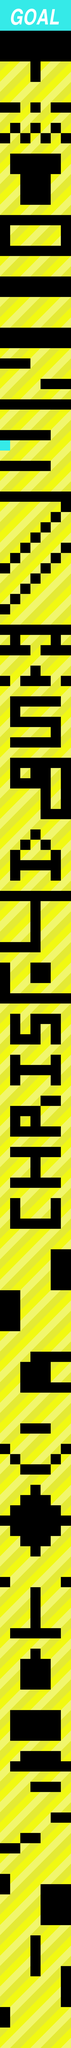

A level layout from a 2D game, rendered from its tile map. Below: a short description, then the map file with tile-grid data replaced by summaries:
An orthogonal 7x200 tile map with 64x64 px tiles, 2 tile layers (Tile Layer 1, Tile Layer 2), 2 tilesets.

<map version="1.0" orientation="orthogonal" width="7" height="200" tilewidth="64" tileheight="64">
 <tileset firstgid="1" name="rainbowTileSet" tilewidth="64" tileheight="64">
  <image source="../images/tilesets/rainbowTileSet.png" width="448" height="384" />
  <tile id="0">
   <properties>
    <property name="platform" value="true" />
   </properties>
  </tile>
  <tile id="1">
   <properties>
    <property name="platform" value="true" />
   </properties>
  </tile>
  <tile id="2">
   <properties>
    <property name="platform" value="true" />
   </properties>
  </tile>
  <tile id="3">
   <properties>
    <property name="platform" value="true" />
   </properties>
  </tile>
  <tile id="4">
   <properties>
    <property name="platform" value="true" />
   </properties>
  </tile>
  <tile id="5">
   <properties>
    <property name="platform" value="true" />
   </properties>
  </tile>
  <tile id="6">
   <properties>
    <property name="platform" value="true" />
   </properties>
  </tile>
  <tile id="7">
   <properties>
    <property name="platform" value="true" />
   </properties>
  </tile>
  <tile id="8">
   <properties>
    <property name="platform" value="true" />
   </properties>
  </tile>
  <tile id="9">
   <properties>
    <property name="platform" value="true" />
   </properties>
  </tile>
  <tile id="10">
   <properties>
    <property name="platform" value="true" />
   </properties>
  </tile>
  <tile id="11">
   <properties>
    <property name="platform" value="true" />
   </properties>
  </tile>
  <tile id="12">
   <properties>
    <property name="platform" value="true" />
   </properties>
  </tile>
  <tile id="13">
   <properties>
    <property name="platform" value="true" />
   </properties>
  </tile>
  <tile id="14">
   <properties>
    <property name="platform" value="true" />
   </properties>
  </tile>
  <tile id="15">
   <properties>
    <property name="platform" value="true" />
   </properties>
  </tile>
  <tile id="16">
   <properties>
    <property name="platform" value="true" />
   </properties>
  </tile>
  <tile id="17">
   <properties>
    <property name="platform" value="true" />
   </properties>
  </tile>
  <tile id="18">
   <properties>
    <property name="platform" value="true" />
   </properties>
  </tile>
  <tile id="19">
   <properties>
    <property name="platform" value="true" />
   </properties>
  </tile>
  <tile id="20">
   <properties>
    <property name="platform" value="true" />
   </properties>
  </tile>
 </tileset>
 <tileset firstgid="43" name="rainbowTileSet" tilewidth="64" tileheight="64">
  <image source="../images/tilesets/rainbowTileSet.png" width="448" height="384" />
  <tile id="21">
   <properties>
    <property name="coin" value="true" />
    <property name="platform" value="true" />
   </properties>
  </tile>
  <tile id="22">
   <properties>
    <property name="platform" value="true" />
   </properties>
  </tile>
  <tile id="23">
   <properties>
    <property name="platform" value="true" />
   </properties>
  </tile>
  <tile id="24">
   <properties>
    <property name="platform" value="true" />
   </properties>
  </tile>
  <tile id="25">
   <properties>
    <property name="platform" value="true" />
   </properties>
  </tile>
  <tile id="26">
   <properties>
    <property name="platform" value="true" />
   </properties>
  </tile>
  <tile id="27">
   <properties>
    <property name="platform" value="true" />
   </properties>
  </tile>
  <tile id="28">
   <properties>
    <property name="platform" value="true" />
   </properties>
  </tile>
  <tile id="29">
   <properties>
    <property name="platform" value="true" />
   </properties>
  </tile>
  <tile id="30">
   <properties>
    <property name="platform" value="true" />
   </properties>
  </tile>
  <tile id="31">
   <properties>
    <property name="platform" value="true" />
   </properties>
  </tile>
  <tile id="32">
   <properties>
    <property name="platform" value="true" />
   </properties>
  </tile>
  <tile id="33">
   <properties>
    <property name="platform" value="true" />
   </properties>
  </tile>
  <tile id="34">
   <properties>
    <property name="platform" value="true" />
   </properties>
  </tile>
  <tile id="35">
   <properties>
    <property name="platform" value="true" />
   </properties>
  </tile>
  <tile id="36">
   <properties>
    <property name="platform" value="true" />
   </properties>
  </tile>
  <tile id="37">
   <properties>
    <property name="platform" value="true" />
   </properties>
  </tile>
  <tile id="38">
   <properties>
    <property name="platform" value="true" />
   </properties>
  </tile>
  <tile id="39">
   <properties>
    <property name="platform" value="true" />
   </properties>
  </tile>
  <tile id="40">
   <properties>
    <property name="platform" value="true" />
   </properties>
  </tile>
  <tile id="41">
   <properties>
    <property name="platform" value="true" />
   </properties>
  </tile>
 </tileset>
 <layer name="Tile Layer 1" width="7" height="200">
  <data>[1400 cells, 957 non-empty, 24 distinct tile ids]</data>
 </layer>
 <layer name="Tile Layer 2" width="7" height="200">
  <data>[1400 cells, 1 non-empty, 1 distinct tile ids]</data>
 </layer>
</map>
